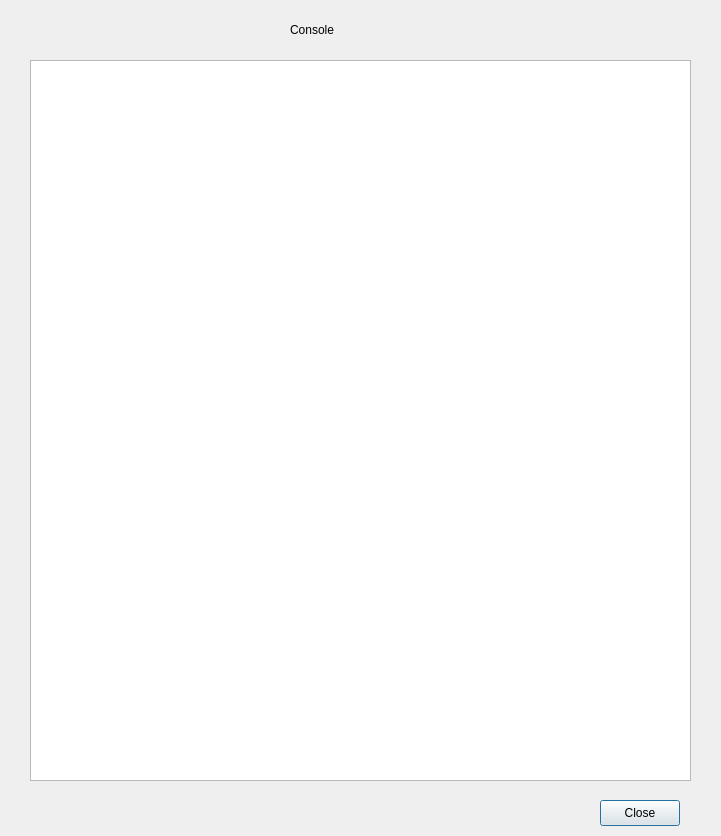
<?xml version="1.0" encoding="UTF-8"?>
<ui version="4.0">
 <class>ConsoleDialog</class>
 <widget class="QDialog" name="ConsoleDialog">
  <property name="geometry">
   <rect>
    <x>0</x>
    <y>0</y>
    <width>721</width>
    <height>836</height>
   </rect>
  </property>
  <property name="windowTitle">
   <string>Dialog</string>
  </property>
  <widget class="QTextEdit" name="consoleText">
   <property name="geometry">
    <rect>
     <x>30</x>
     <y>60</y>
     <width>661</width>
     <height>721</height>
    </rect>
   </property>
   <property name="readOnly">
    <bool>false</bool>
   </property>
  </widget>
  <widget class="QLabel" name="consoleTitle">
   <property name="geometry">
    <rect>
     <x>290</x>
     <y>20</y>
     <width>91</width>
     <height>20</height>
    </rect>
   </property>
   <property name="text">
    <string>Console</string>
   </property>
  </widget>
  <widget class="QPushButton" name="closeConsole">
   <property name="geometry">
    <rect>
     <x>600</x>
     <y>800</y>
     <width>80</width>
     <height>26</height>
    </rect>
   </property>
   <property name="text">
    <string>Close</string>
   </property>
  </widget>
 </widget>
 <resources/>
 <connections/>
</ui>
